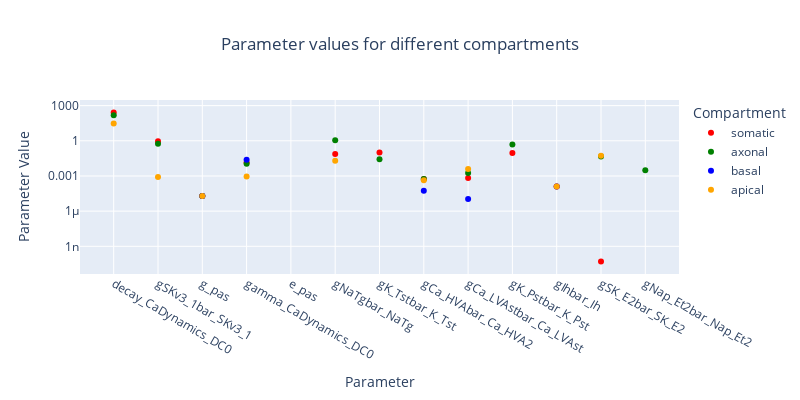

The cell this chart's notebook holds for it:
### Code cell
# Create a scatter plot using Plotly
fig = go.Figure(layout=go.Layout(width=800, height=400))
colors = ['red', 'green', 'blue', 'orange']
# Add scatter traces for each compartment
for compartment, color in zip(['somatic', 'axonal', 'basal', 'apical'], colors):
    x = []
    y = []
    for param_name in param_names_unique:
        if compartment in data_dict[param_name]:
            x.append(param_name)
            y.append(data_dict[param_name][compartment])
    fig.add_trace(go.Scatter(
        x=x,
        y=y,
        mode='markers',
        name=compartment,
        marker=dict(color=color)
    ))

# Update layout
fig.update_layout(
    title={'text': 'Parameter values for different compartments', 'x': 0.5},
    xaxis_title='Parameter',
    yaxis_title='Parameter Value',
    yaxis_type='log',
    legend_title='Compartment'
)

fig.show()

### Figure 1 — Plotly figure (JSON) as saved in the notebook; plotly's stock layout.template omitted (floating-point values rounded to 4 significant figures)
{"data": [{"marker": {"color": "red"}, "mode": "markers", "name": "somatic", "type": "scatter", "x": ["decay_CaDynamics_DC0", "gSKv3_1bar_SKv3_1", "g_pas", "gamma_CaDynamics_DC0", "e_pas", "gNaTgbar_NaTg", "gK_Tstbar_K_Tst", "gCa_HVAbar_Ca_HVA2", "gCa_LVAstbar_Ca_LVAst", "gK_Pstbar_K_Pst", "gIhbar_Ih", "gSK_E2bar_SK_E2"], "y": [262.2, 0.9154, 1.95e-05, 0.01431, -90.99, 0.07646, 0.0986, 0.0005592, 0.0006623, 0.09036, 0.0001263, 5e-11]}, {"marker": {"color": "green"}, "mode": "markers", "name": "axonal", "type": "scatter", "x": ["decay_CaDynamics_DC0", "gSKv3_1bar_SKv3_1", "g_pas", "gamma_CaDynamics_DC0", "e_pas", "gNaTgbar_NaTg", "gK_Tstbar_K_Tst", "gNap_Et2bar_Nap_Et2", "gCa_HVAbar_Ca_HVA2", "gCa_LVAstbar_Ca_LVAst", "gK_Pstbar_K_Pst", "gSK_E2bar_SK_E2"], "y": [154.3, 0.556, 1.95e-05, 0.01089, -90.99, 1.12, 0.02708, 0.003145, 0.0005547, 0.001803, 0.4896, 0.04555]}, {"marker": {"color": "blue"}, "mode": "markers", "name": "basal", "type": "scatter", "x": ["g_pas", "gamma_CaDynamics_DC0", "e_pas", "gCa_HVAbar_Ca_HVA2", "gCa_LVAstbar_Ca_LVAst", "gIhbar_Ih"], "y": [1.95e-05, 0.02382, -90.99, 5.464e-05, 1.108e-05, 0.0001263]}, {"marker": {"color": "orange"}, "mode": "markers", "name": "apical", "type": "scatter", "x": ["decay_CaDynamics_DC0", "gSKv3_1bar_SKv3_1", "g_pas", "gamma_CaDynamics_DC0", "e_pas", "gNaTgbar_NaTg", "gCa_HVAbar_Ca_HVA2", "gCa_LVAstbar_Ca_LVAst", "gIhbar_Ih", "gSK_E2bar_SK_E2"], "y": [30.67, 0.000824, 1.95e-05, 0.0008809, -90.99, 0.01992, 0.0004404, 0.003979, 0.0001263, 0.05274]}], "layout": {"height": 400, "legend": {"title": {"text": "Compartment"}}, "title": {"text": "Parameter values for different compartments", "x": 0.5}, "width": 800, "xaxis": {"title": {"text": "Parameter"}}, "yaxis": {"title": {"text": "Parameter Value"}, "type": "log"}}}
